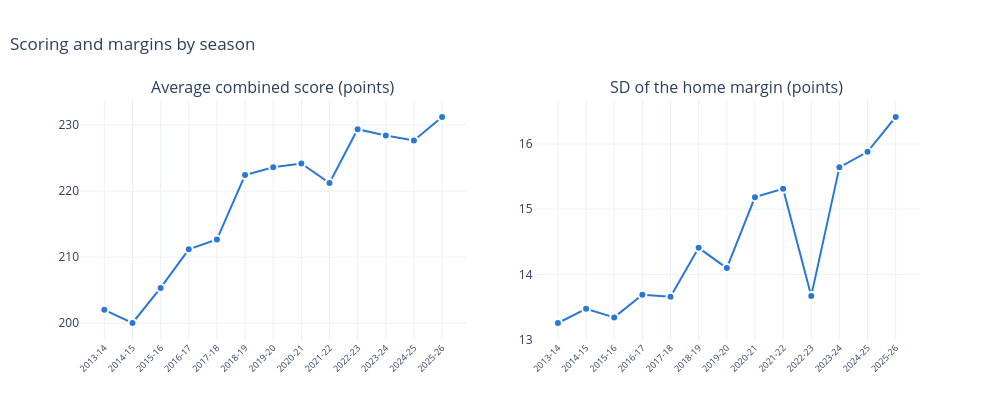

Here is the notebook cell this chart was saved with:
### Markdown cell above
## Scoring by season

### Code cell
plot_scoring_by_season(df).show()

### Figure 1 — Plotly figure (JSON) as saved in the notebook; plotly's stock layout.template omitted (floating-point values rounded to 4 significant figures)
{"data": [{"customdata": [1230, 1230, 1230, 1230, 1230, 1230, 1059, 1080, 1230, 1230, 1230, 1230, 1230], "hovertemplate": "<b>%{x}</b>: %{y:.1f} (%{customdata:,} games)<extra></extra>", "line": {"color": "#2a78d6", "width": 2}, "marker": {"color": "#2a78d6", "line": {"color": "white", "width": 2}, "size": 8}, "mode": "lines+markers", "showlegend": false, "type": "scatter", "x": ["2013-14", "2014-15", "2015-16", "2016-17", "2017-18", "2018-19", "2019-20", "2020-21", "2021-22", "2022-23", "2023-24", "2024-25", "2025-26"], "xaxis": "x", "y": [202.0, 200.0, 205.3, 211.2, 212.7, 222.4, 223.6, 224.2, 221.2, 229.4, 228.4, 227.7, 231.2], "yaxis": "y"}, {"customdata": [1230, 1230, 1230, 1230, 1230, 1230, 1059, 1080, 1230, 1230, 1230, 1230, 1230], "hovertemplate": "<b>%{x}</b>: %{y:.1f} (%{customdata:,} games)<extra></extra>", "line": {"color": "#2a78d6", "width": 2}, "marker": {"color": "#2a78d6", "line": {"color": "white", "width": 2}, "size": 8}, "mode": "lines+markers", "showlegend": false, "type": "scatter", "x": ["2013-14", "2014-15", "2015-16", "2016-17", "2017-18", "2018-19", "2019-20", "2020-21", "2021-22", "2022-23", "2023-24", "2024-25", "2025-26"], "xaxis": "x2", "y": [13.25, 13.47, 13.34, 13.69, 13.66, 14.41, 14.1, 15.18, 15.31, 13.67, 15.64, 15.88, 16.41], "yaxis": "y2"}], "layout": {"annotations": [{"font": {"size": 16}, "showarrow": false, "text": "Average combined score (points)", "x": 0.23, "xanchor": "center", "xref": "paper", "y": 1.0, "yanchor": "bottom", "yref": "paper"}, {"font": {"size": 16}, "showarrow": false, "text": "SD of the home margin (points)", "x": 0.77, "xanchor": "center", "xref": "paper", "y": 1.0, "yanchor": "bottom", "yref": "paper"}], "height": 420, "hoverlabel": {"bgcolor": "white"}, "title": {"text": "Scoring and margins by season", "x": 0.01}, "width": 1000, "xaxis": {"anchor": "y", "domain": [0.0, 0.46], "tickangle": -45, "tickfont": {"size": 9}, "type": "category"}, "xaxis2": {"anchor": "y2", "domain": [0.54, 1.0], "tickangle": -45, "tickfont": {"size": 9}, "type": "category"}, "yaxis": {"anchor": "x", "domain": [0.0, 1.0]}, "yaxis2": {"anchor": "x2", "domain": [0.0, 1.0]}}}
